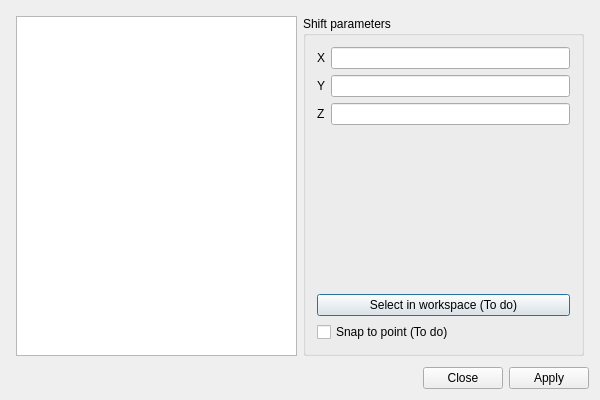
<?xml version="1.0" encoding="UTF-8"?>
<ui version="4.0">
 <class>ShiftDialog</class>
 <widget class="QDialog" name="ShiftDialog">
  <property name="geometry">
   <rect>
    <x>0</x>
    <y>0</y>
    <width>600</width>
    <height>400</height>
   </rect>
  </property>
  <property name="windowTitle">
   <string>Shift</string>
  </property>
  <layout class="QVBoxLayout" name="verticalLayout_2">
   <item>
    <layout class="QHBoxLayout" name="horizontalLayout_2">
     <property name="leftMargin">
      <number>5</number>
     </property>
     <property name="topMargin">
      <number>5</number>
     </property>
     <property name="rightMargin">
      <number>5</number>
     </property>
     <property name="bottomMargin">
      <number>5</number>
     </property>
     <item>
      <widget class="QTreeView" name="figuresTree"/>
     </item>
     <item>
      <widget class="QGroupBox" name="groupBox">
       <property name="title">
        <string>Shift parameters</string>
       </property>
       <layout class="QVBoxLayout" name="verticalLayout">
        <item>
         <layout class="QFormLayout" name="formLayout">
          <item row="0" column="0">
           <widget class="QLabel" name="label">
            <property name="text">
             <string>X</string>
            </property>
           </widget>
          </item>
          <item row="1" column="0">
           <widget class="QLabel" name="label_2">
            <property name="text">
             <string>Y</string>
            </property>
           </widget>
          </item>
          <item row="2" column="0">
           <widget class="QLabel" name="label_3">
            <property name="text">
             <string>Z</string>
            </property>
           </widget>
          </item>
          <item row="0" column="1">
           <widget class="QLineEdit" name="xLE"/>
          </item>
          <item row="1" column="1">
           <widget class="QLineEdit" name="yLE"/>
          </item>
          <item row="2" column="1">
           <widget class="QLineEdit" name="zLE"/>
          </item>
         </layout>
        </item>
        <item>
         <widget class="QPushButton" name="pushButton">
          <property name="text">
           <string>Select in workspace (To do)</string>
          </property>
         </widget>
        </item>
        <item>
         <widget class="QCheckBox" name="checkBox">
          <property name="text">
           <string>Snap to point (To do)</string>
          </property>
         </widget>
        </item>
       </layout>
      </widget>
     </item>
    </layout>
   </item>
   <item>
    <widget class="QDialogButtonBox" name="buttonBox">
     <property name="standardButtons">
      <set>QDialogButtonBox::Apply|QDialogButtonBox::Close</set>
     </property>
     <property name="centerButtons">
      <bool>false</bool>
     </property>
    </widget>
   </item>
  </layout>
 </widget>
 <layoutdefault spacing="6" margin="11"/>
 <resources/>
 <connections/>
</ui>
